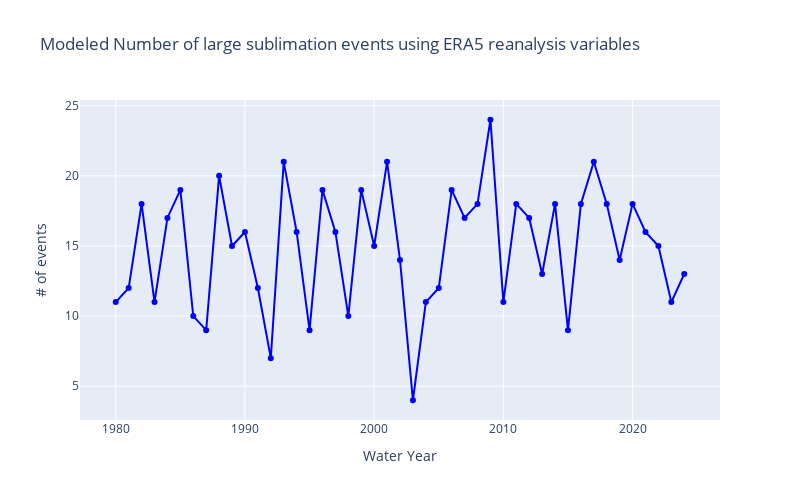

The cell this chart's notebook holds for it:
### Code cell
fig = go.Figure()

fig.add_trace(go.Scatter(
    x=result_df.index,
    y=result_df['discrete_events'],
    mode='lines+markers',
    name='# of large events',
    line=dict(color='blue', width=2),
))
fig.update_layout(
    width=800,
    height=500,
    title='Modeled Number of large sublimation events using ERA5 reanalysis variables',
    xaxis_title='Water Year',
    yaxis_title='# of events',
)

### Figure 1 — Plotly figure (JSON) as saved in the notebook; plotly's stock layout.template omitted (floating-point values rounded to 4 significant figures)
{"data": [{"line": {"color": "blue", "width": 2}, "mode": "lines+markers", "name": "# of large events", "type": "scatter", "x": [1980, 1981, 1982, 1983, 1984, 1985, 1986, 1987, 1988, 1989, 1990, 1991, 1992, 1993, 1994, 1995, 1996, 1997, 1998, 1999, 2000, 2001, 2002, 2003, 2004, 2005, 2006, 2007, 2008, 2009, 2010, 2011, 2012, 2013, 2014, 2015, 2016, 2017, 2018, 2019, 2020, 2021, 2022, 2023, 2024], "y": [11, 12, 18, 11, 17, 19, 10, 9, 20, 15, 16, 12, 7, 21, 16, 9, 19, 16, 10, 19, 15, 21, 14, 4, 11, 12, 19, 17, 18, 24, 11, 18, 17, 13, 18, 9, 18, 21, 18, 14, 18, 16, 15, 11, 13]}], "layout": {"height": 500, "title": {"text": "Modeled Number of large sublimation events using ERA5 reanalysis variables"}, "width": 800, "xaxis": {"title": {"text": "Water Year"}}, "yaxis": {"title": {"text": "# of events"}}}}
